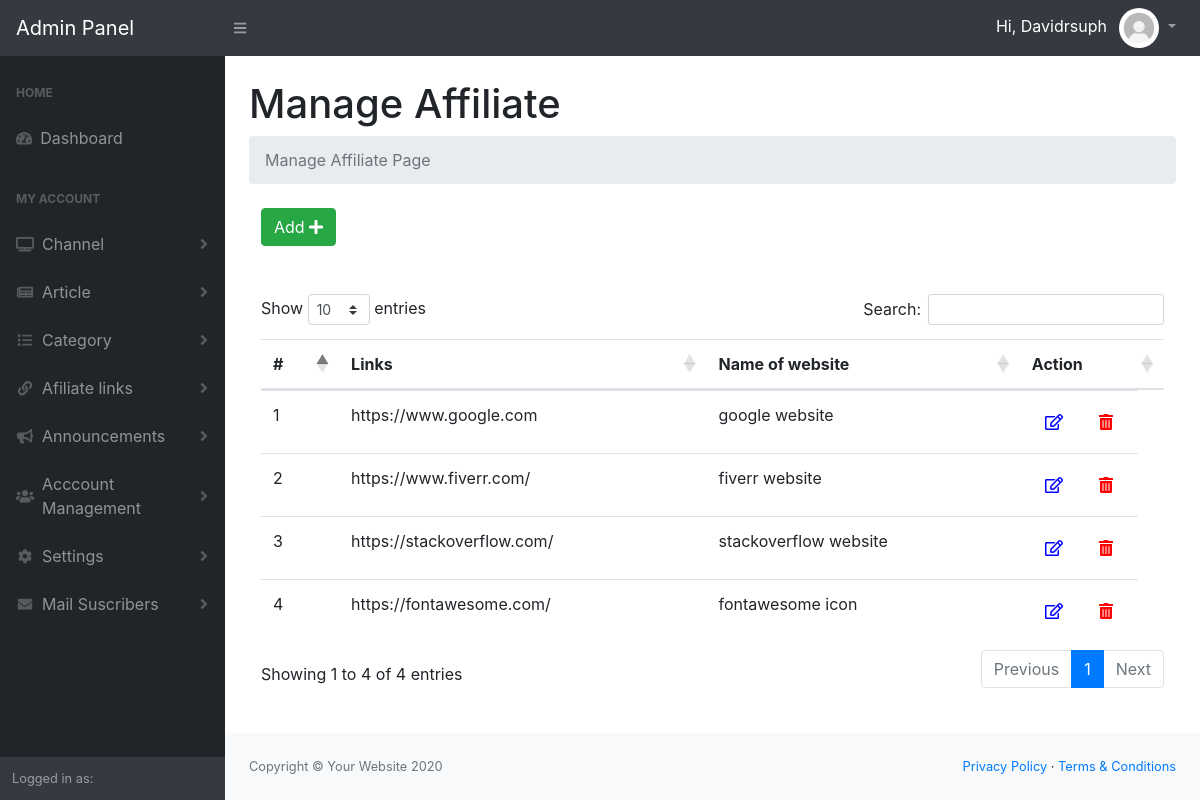
The page /admin/manage-affiliate-links.php (signed in) on the database its author committed.
### tables this page shows
CREATE TABLE IF NOT EXISTS `affiliate` (
  `id` int(11) NOT NULL AUTO_INCREMENT,
  `link` varchar(255) NOT NULL,
  `alt` varchar(255) NOT NULL,
  `Is_Active` int(11) NOT NULL,
  `created_on` timestamp NOT NULL DEFAULT CURRENT_TIMESTAMP ON UPDATE CURRENT_TIMESTAMP,
  PRIMARY KEY (`id`)
);

### admin/manage-affiliate-links.php (the view, shortened to what this page needs)
<?php
require 'functions/dbconn.php';
$sql = 'SELECT * FROM affiliate WHERE Is_Active=1';
$statement = $connection->prepare($sql);
$statement->execute();
$affiliate = $statement->fetchAll(PDO::FETCH_ASSOC);
?>
<?php
    include('include/header.php');
?>
<?php
    include('include/sidebar.php');
?>
<main>
    <div class="container-fluid">
        <h1 class="mt-4">Manage Affiliate</h1>
        <ol class="breadcrumb mb-4">
            <li class="breadcrumb-item active">Manage Affiliate Page</li>
        </ol>
        <div class="col-md-12">
            <div class="demo-box m-t-20">
                <div class="m-b-30">
                    <a href="add-affiliate-links.php">
                    <button id="addToTable" class="btn btn-success waves-effect waves-light">Add <i class="fa fa-plus" ></i></button>
                    </a>
                </div>
                <br>
                <br>
            <div class="table-responsive">
                <table class="table m-0 table-colored-bordered table-bordered-primary" id="dataTable">
                    <thead>
                        <tr>
                            <th>#</th>
                            <th>Links</th>
                            <th>Name of website</th>
                            <th>Action</th>
                        </tr>
                    </thead>
                    <tbody>
                     <?php $counter = 0; foreach($affiliate as $aff): ?>
					<tr>
                    <td><?php echo ++$counter; ?></td>
            <td><?php echo $aff['link']; ?></td>
            <td><?php echo $aff['alt']; ?></td>
						<td style="display: inline-flex;">
              <form action="edit-affiliate-links.php" method="post">
                  <button type="submit" name="btn_edit" class="btn" style="color: blue;"><i class="far fa-edit"></i></button>
              </form>
          <form action="manage-affiliate-links.php" method="post">
              <button type="submit" name="delete_btn" class="btn" onclick="return confirm('Are you sure you want to delete this record?');" style="margin-left: 10px;color: red;"><i class="fas fa-trash-alt"></i></button>
          </form>
            </td>
					</tr>
          <?php endforeach; ?>
                    </tbody>
                </table>
                </div>
            </div>
        </div>
    </div>
</main>
<?php
    include('include/footer.php');
?>
<?php
    include('include/scripts.php');
?>

### rows shown on the page
affiliate: link "https://www.google.com", alt "google website"
affiliate: link "https://www.fiverr.com/", alt "fiverr website"
affiliate: link "https://stackoverflow.com/", alt "stackoverflow website"
affiliate: link "https://fontawesome.com/", alt "fontawesome icon"

### other values the page prints
$user "Davidrsuph"
